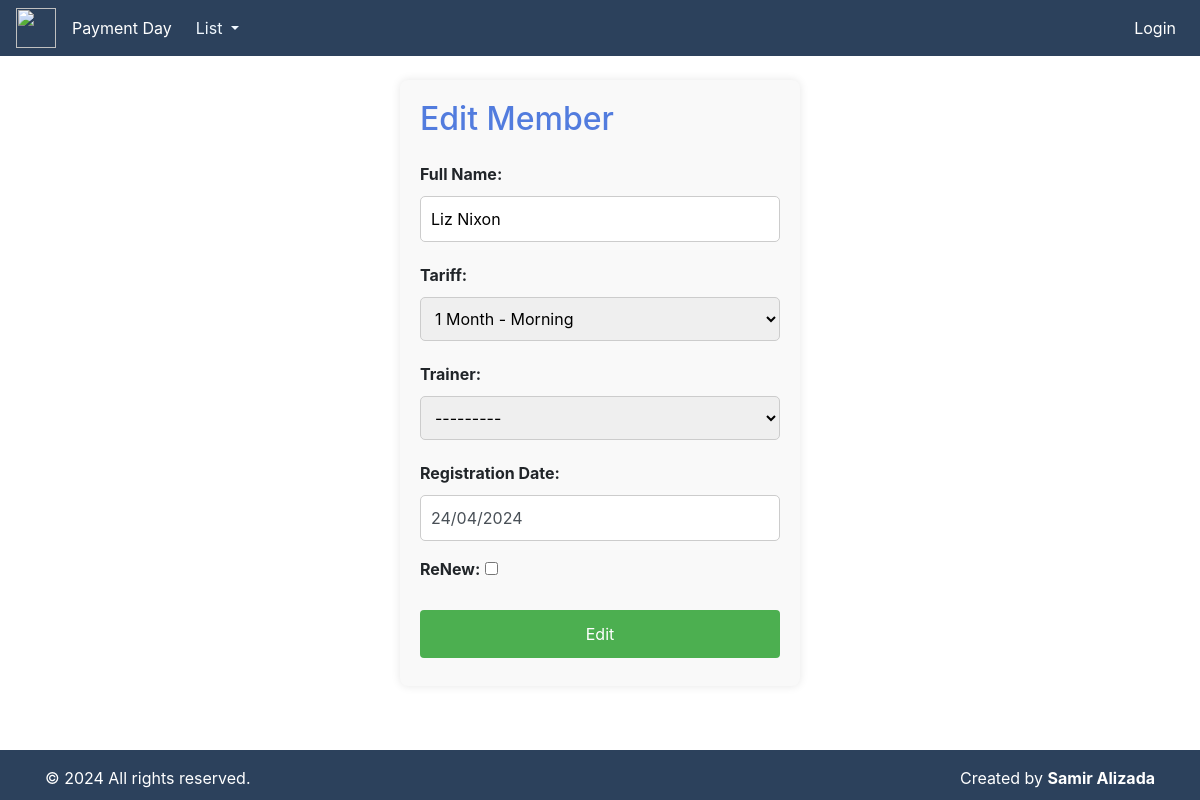
Page /update-student/15/ on the committed database.
### fitness/models.py (models this page shows, shortened)
class Student(models.Model):
    full_name = models.CharField(max_length=100)
    registration_date = models.DateField(default=timezone.now)
    tariffs = models.ForeignKey(Tariffs, on_delete=models.CASCADE, null=True, blank=True)
    trainer = models.ForeignKey('Trainer', on_delete=models.CASCADE, null=True, blank=True)
    payment = models.IntegerField(default=0)
    end_date = models.DateField(null=True, blank=True)
    is_renewed = models.BooleanField(default=False)

### fitness/views.py (the view)
# urls.py: path('update-student/<int:pk>/', update_student, name='update_student'),
def update_student(request, pk):
    student = get_object_or_404(Student, pk=pk)
    form = StudentForm(instance=student)
    if request.method == 'POST':
        form = StudentForm(request.POST, instance=student)
        if form.is_valid():
            form.save()
            return redirect('student_panel')
    return render(request, 'student/update_student.html', {'form': form})

### fitness/forms.py (shortened to what this page needs)
class StudentForm(forms.ModelForm):
    registration_date = forms.CharField(widget=CustomDateInput(attrs={'class': 'form-control', 'placeholder': 'DD/MM/YYYY'}))
    class Meta:
        model = Student
        fields = ['full_name', 'registration_date', 'tariffs', 'trainer', 'is_renewed']
        labels = {
            'full_name': 'Full Name',
            'registration_date': 'Registration Date',
            'tariffs': 'Tariff',
            'trainer': 'Trainer',
            'is_renewed': 'Renew',
        }
    def __init__(self, *args, **kwargs):
        super().__init__(*args, **kwargs)
        if not self.instance.pk:  # If create new form
            self.fields['registration_date'].initial = date.today().strftime('%d/%m/%Y')

### fitness/forms.py (called while the page is built)
    def format_value(self, value):
        if value:
            if isinstance(value, (datetime, date)):
                return value.strftime(self.format)
        return value

### fitness/models.py (called while the page is built)
    def __str__(self) -> str:
        return f"{self.full_name}"

    def __str__(self) -> str:
        return f"{self.name}"

### templates/student/update_student.html (shortened to what this page needs)
{% extends 'index.html' %}
{% block content %}
<div class="container mt-4">
    <form method="post">
        <h2 class="mb-4" style="color: rgb(82, 124, 222);">Edit Member</h2>
        <div class="form-group">
            <label for="id_full_name">Full Name:</label>
            {{ form.full_name }}
        </div>
        <div class="form-group">
            <label for="id_monthly_fee">Tariff:</label>
            {{ form.tariffs }}
        </div>
        <div class="form-group">
            <label for="id_student_fee">Trainer:</label>
            {{ form.trainer }}
        </div>
        <div class="form-group">
            <label for="id_registration_date">Registration Date:</label>
            {{ form.registration_date }}
        </div>
        <div class="form-group">
            <label for="id_is_renewed">ReNew:</label>
            {{ form.is_renewed }}
        </div>
        <button type="submit" class="btn btn-primary">Edit</button>
    </form>
</div>
<br><br>
{% endblock %}

### templates/student/update_student.html (style rules this page uses)
form { max-width: 400px; margin: 0 auto; padding: 20px; background: #f9f9f9; border-radius: 8px; box-shadow: 0 0 10px rgba(0, 0, 0, 0.1); }
input[type="text"], input[type="date"], input[type="number"], select { width: 100%; padding: 10px; margin: 5px 0; border: 1px solid #ccc; border-radius: 5px; box-sizing: border-box; outline: none; transition: border-color 0.3s ease; }
button[type="submit"] { background-color: #4CAF50; color: white; padding: 12px 20px; margin: 8px 0; border: none; border-radius: 4px; cursor: pointer; width: 100%; }
label { font-weight: bold; margin-bottom: 5px; }

### rows in the picture
Student: full_name "Liz Nixon", tariffs "1 Month - Morning", trainer "---------", registration_date "24/04/2024"
